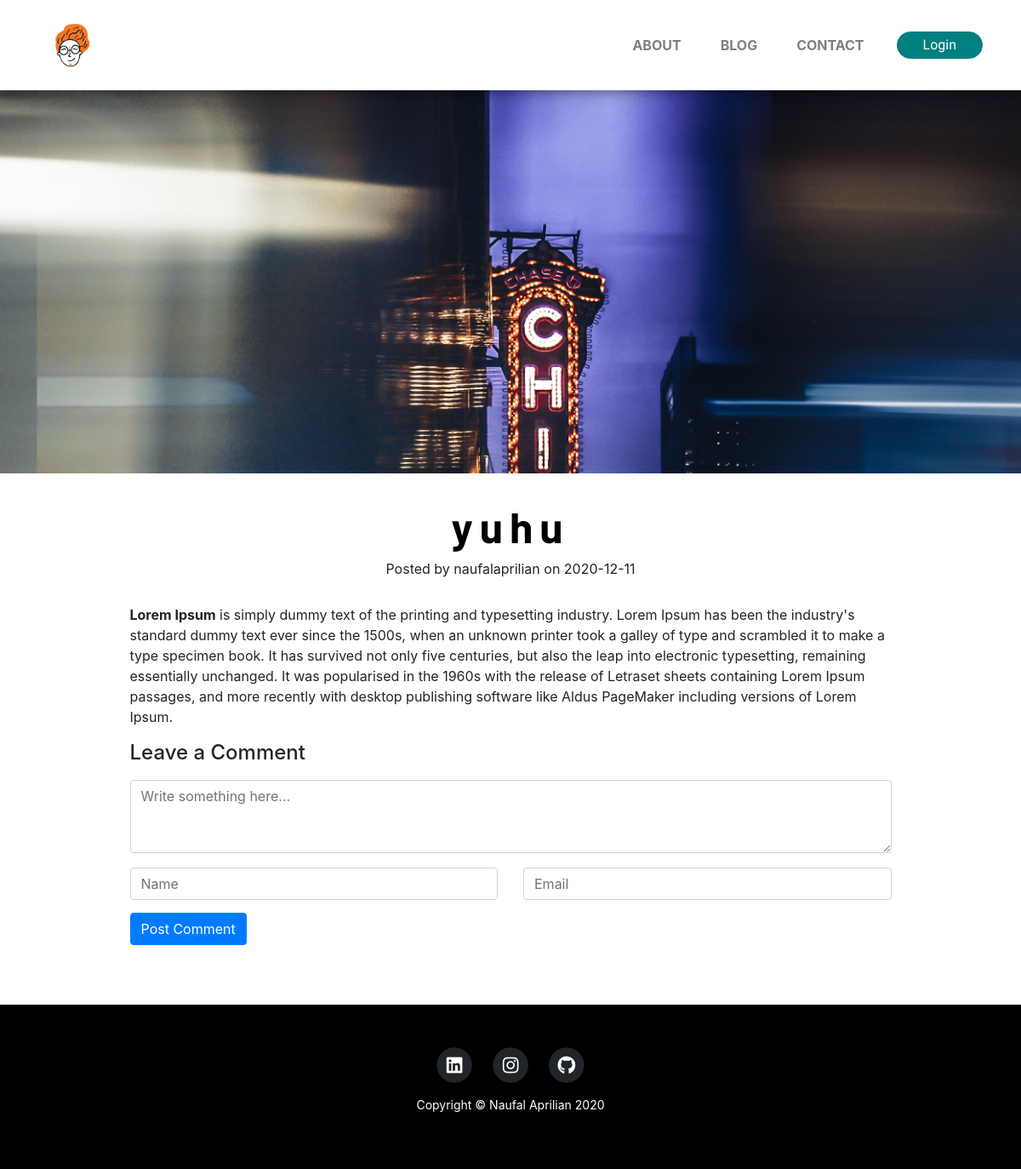
/post.php?p_id=137, run on the app's committed database.
### tables this page shows
CREATE TABLE `logo` (
  `logo_id` int(11) NOT NULL,
  `logo_image` varchar(100) NOT NULL DEFAULT 'logo.png'
);

CREATE TABLE `posts` (
  `post_id` int(3) NOT NULL,
  `post_category_id` int(3) NOT NULL,
  `post_title` varchar(255) NOT NULL,
  `post_author` varchar(255) NOT NULL,
  `post_user` varchar(255) NOT NULL,
  `post_date` date NOT NULL,
  `post_image` text NOT NULL,
  `post_content` text NOT NULL,
  `post_tags` varchar(255) NOT NULL,
  `post_comment_count` varchar(255) NOT NULL,
  `post_status` varchar(255) NOT NULL DEFAULT 'draft',
  `post_views_count` int(11) NOT NULL
);

### post.php (the view, shortened to what this page needs)
<?php
    include 'includes/header.php';
?>
<body>
    <?php
        include 'includes/navigation.php';
    ?>
    <?php
            if(isset($_GET['p_id'])){
                $post_id = $_GET['p_id'];
            if ($post_id === "") {
                header("Location: index.php");
            }else {
                $post_id = mysqli_escape_string($connection,$post_id);
            $query = "SELECT * FROM posts WHERE post_id = $post_id";
            $select_all_posts_query = mysqli_query($connection,$query);
            while($row = mysqli_fetch_assoc($select_all_posts_query)):
                $post_title = $row['post_title'];
                $post_author = $row['post_author'];
                $post_date = $row['post_date'];
                $post_image = $row['post_image'];
                $post_content = $row['post_content'];
                ?>
<div class="jumbotron jumbotron-fluid vertical-center" style="background-image: url('images/post/<?php echo $post_image?>');">
    </div>
    <div class="container">
        <div class="row justify-content-center text-center">
            <div class="col-lg-10 info_panel">
                <h1 class="head_info"><?php echo $post_title ?> </h1>
                <span class="keterangan">Posted by <?php echo $post_author?> on <?php echo $post_date?></span>
            </div>
        </div>
        <article>
            <div class="container">
                <div class="row">
                    <div class="col-lg-10 col-md-10 mx-auto">
                            <?php echo $post_content?>
                    </div>
                </div>
            </div>
        </article>
        <div class="col-lg-10 col-md-10 mx-auto">
                <form action="" method="post">
                <div class="form-group shadow-textarea">
                <label for="exampleFormControlTextarea6"><h4>Leave a Comment</h4></label>
                <textarea name="comment_content" class="form-control z-depth-1" id="exampleFormControlTextarea6" rows="3" placeholder="Write something here..." ></textarea>
                </div>
                <?php if (isset($_SESSION['user_username'])) {
                        $user = $_SESSION['user_id'];
                        $query = "SELECT user_firstname, user_lastname, user_email FROM users WHERE `user_id` = '$user'";
                        $select_user = mysqli_query($connection,$query);
                        confirm($select_user);
                        while ($row = mysqli_fetch_assoc($select_user) ) {
                            $user_firstname = $row['user_firstname'];
                            $user_lastname = $row['user_lastname'];
                            $user_email = $row['user_email'];
                        } ?>
                    <div class="row">
                        <div class="col">
                        <input type="text" class="form-control" placeholder="Name" name="comment_author"  value="<?php echo $user_firstname ." " . $user_lastname ?>">
                        </div>
                        <div class="col">
                        <input type="email" class="form-control" placeholder="Email" name="comment_email"  value="<?php echo $user_email ?>">
                        </div>
                    </div>
                    <?php }else { ?>
                <div class="row">
                    <div class="col">
                    <input type="text" class="form-control" placeholder="Name" name="comment_author"  >
                    </div>
                    <div class="col">
                    <input type="email" class="form-control" placeholder="Email" name="comment_email" >
                    </div>
                </div>
                <?php } ?>
                <button class="btn btn-primary" type="submit" name="create_comment" style="margin-top:15px;">Post Comment</button>
                </form>
        </div>
        <?php endwhile; }}?>
    </div>
    <?php
        include "includes/footer.php";
    ?>
</body>
</html>

### includes/navigation.php (shortened to what this page needs)
<?php
    $query = "SELECT * FROM logo WHERE logo_id = 1";
    $select_logo = mysqli_query($connection,$query);
    while ($row = mysqli_fetch_assoc($select_logo) ) {
        $logo_image = $row['logo_image'];
    }
?>
<nav class="navbar navbar-expand-lg navbar-light">
    <div class="container">
        <a class="navbar-brand" href="index.php" style=" margin:0"><img src="images/logo/<?php echo $logo_image ?>" alt="" style="height: 80px; width:auto ;"></a>
        <div class="collapse navbar-collapse" id="navbarNav">
            <ul class="navbar-nav ml-auto">
                <li class="nav-item">
                    <a class="nav-link" href="about.php">About </a>
                </li>
                <li class="nav-item">
                    <a class="nav-link" href="index.php">Blog</a>
                </li>
                <li class="nav-item">
                    <a class="nav-link" href="contact.php">Contact</a>
                </li>
                <?php
                    if (isset($_SESSION['user_username'])) { ?>
                    <li class="nav-item dropdown">
                        <a class="tombol btn btn-light dropdown-toggle" id="navbarDropdown" href="#" role="button" data-toggle="dropdown" aria-haspopup="true" aria-expanded="false">Akun</a>
                    <div class="dropdown-menu" aria-labelledby="navbarDropdown" style="border: 0px;" >
                            <a class="dropdown-item" href="profile.php">Profile</a>
                            <div class="dropdown-divider"></div>
                            <a class="dropdown-item" href="logout.php">Logout</a>
                        </div>
                        </li>
                <?php }else { ?>
                    <li class="nav-item">
                        <a class="tombol btn btn-light" href="login.php">Login</a>
                    </li>
                <?php } ?>
            </ul>
        </div>
    </div>
</nav>

### css/style.css (style rules this page uses)
a { color: inherit; border-style: none; border-bottom: none; border: 0px; }
.navbar { box-shadow: 0 4px 8px 0 rgba(0, 0, 0, 0.2), 0 6px 20px 0 rgba(0, 0, 0, 0.19); }
.navbar-brand { font-family: Viga; font-size: 32px; margin-top: 10px; margin-bottom: 10px; }
.jumbotron { height: 450px; background-size: cover; }
.vertical-center { min-height: 100%; display: flex; align-items: center; }
.tombol { color: white !important; border-radius: 0px; background-color: teal !important; font-family: Viga; font-size: 16px; border: 1px solid teal !important; }
.form-group { text-align: left !important; }
.form-control { margin-top: 1px; }
.info_panel .head_info { color: black !important; font-family: 'Barlow', sans-serif; font-weight: bold; letter-spacing: 5px; font-size: 50px; text-align: center; letter-spacing: 8px; }
article { margin-top: 30px; }
@media (min-width: 992px) { .nav-link { text-transform: uppercase; margin-right: 30px; font-weight: bold; } }
@media (min-width: 992px) { .tombol { border-radius: 1000px; padding: 3px 30px; font-size: 20px; background-color: teal !important; color: white !important; margin-top: 4px; font-family: Viga; font-size: 16px; border: 1px solid teal !important; } }

### data on the page
logo: logo_image (placeholder picture)
posts: post_image (picture), post_title "yuhu", post_author "naufalaprilian", post_date "2020-12-11", post_content "Lorem Ipsum is simply dummy text of the printing and typesetting industry. Lorem Ipsum has been the industry's standard dummy text ever since the 1500s, when an unknown printer took a galley of type and scrambled it to make a type specimen book. It has survived not only five centuries, but also the leap into electronic typesetting, remaining essentially unchanged. It was popularised in the 1960s with the release of Letraset sheets containing Lorem Ipsum passages, and more recently with desktop publishing software like Aldus PageMaker including versions of Lorem Ipsum."
